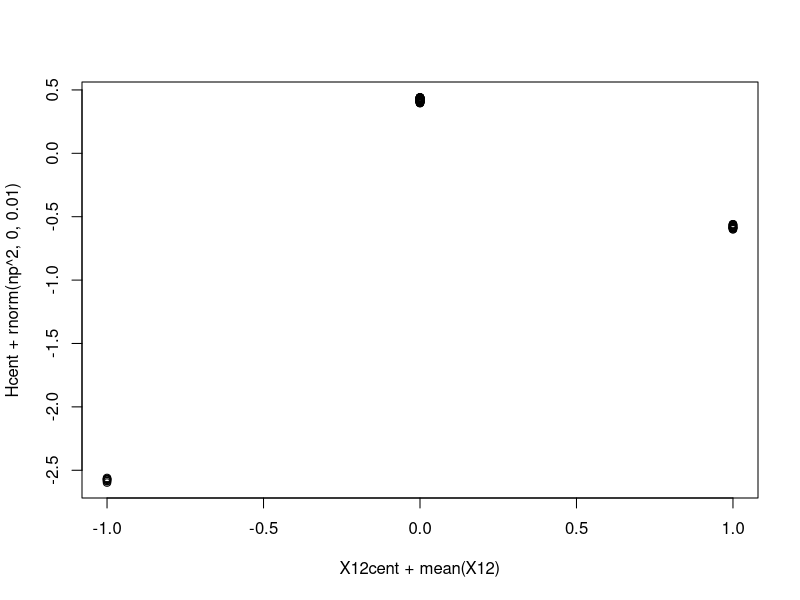
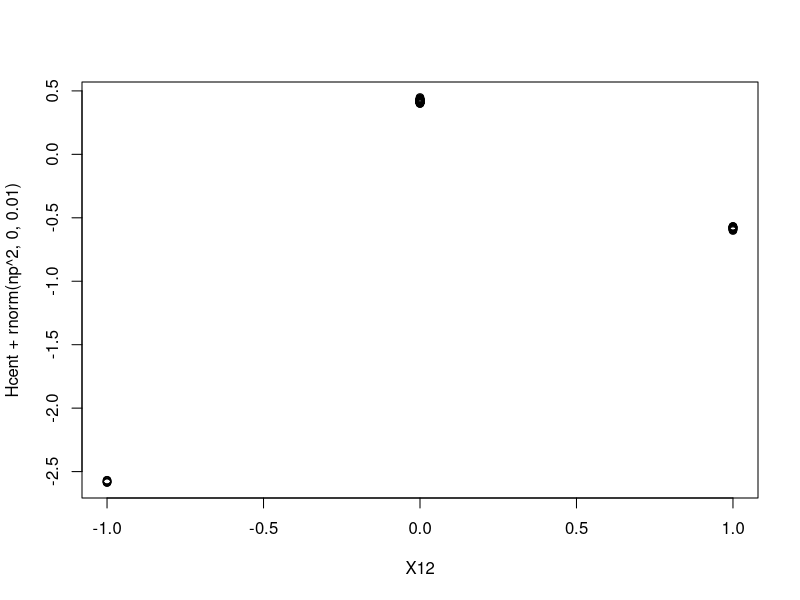
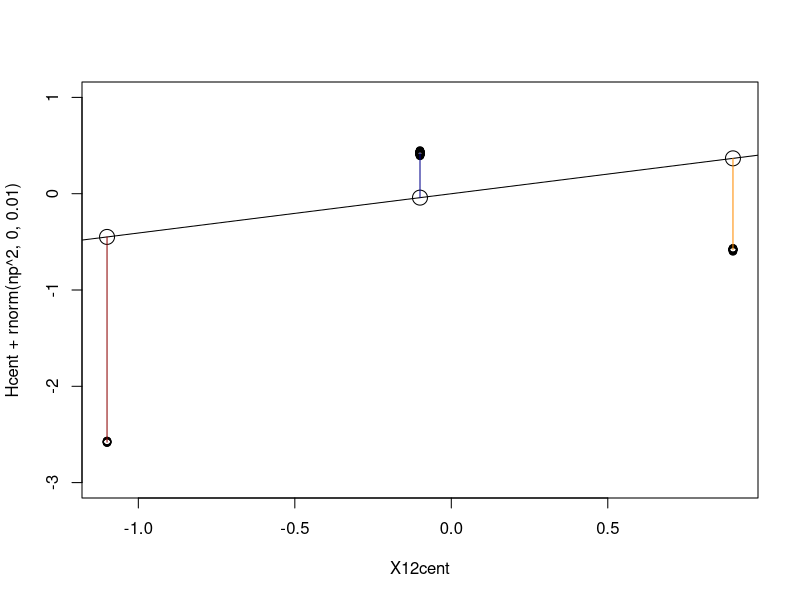
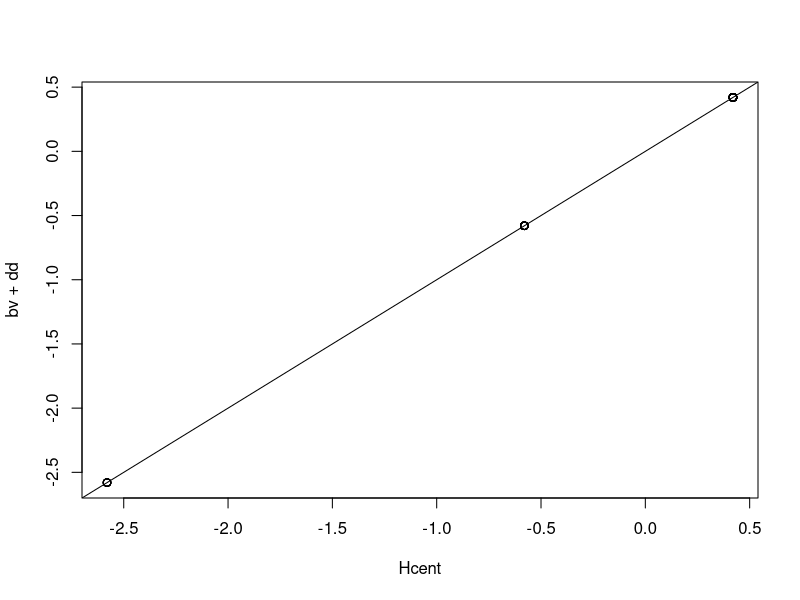
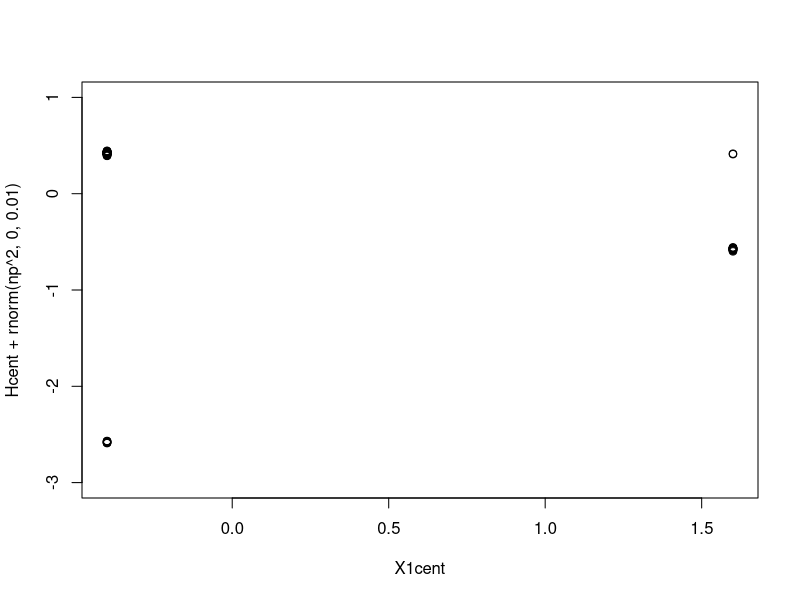
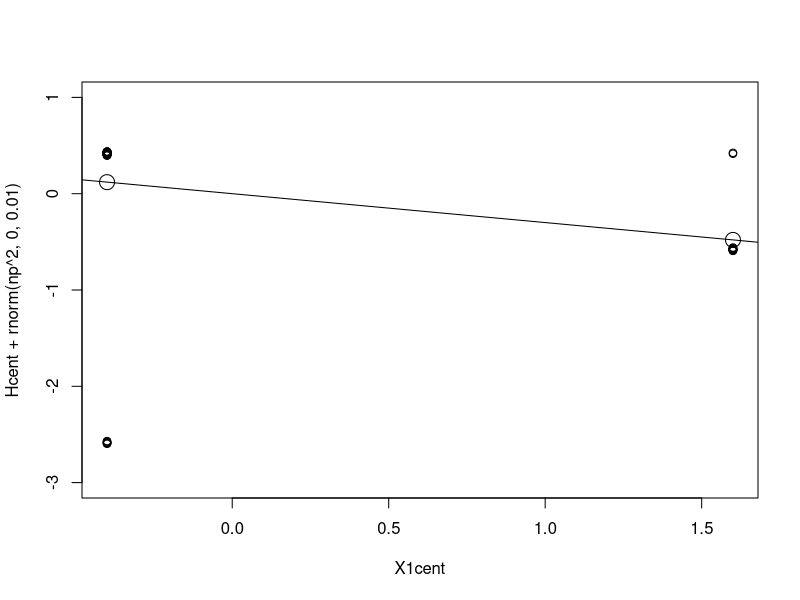
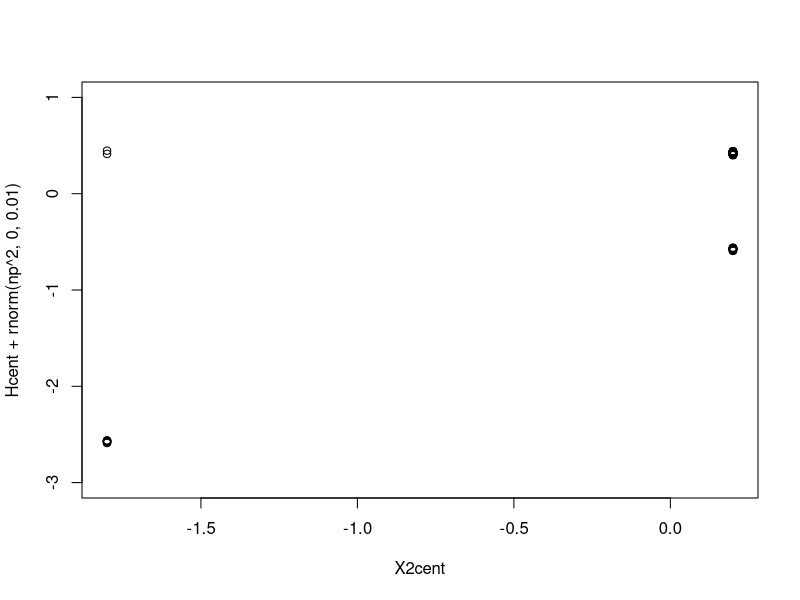
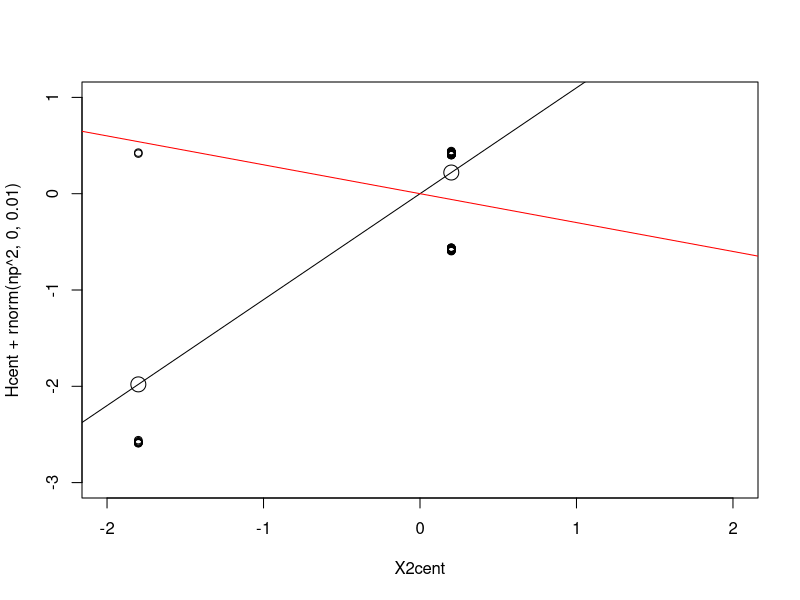

Write R code to recreate these figures, in order.



# Below we will consider two examples,
# The first will have -1 genotype favoured in pool 1 and +1 favoured in pool 2 reflected in the GCA.
# The second will have +1 genotype favoured in both pools in terms of GCA, but the -1 genotype in pool 1
# is actually desired for long term improvement.

# Both examples will have the below in common, but different allele frequencies
a <- 1
d <- 2
np <- 10

######################################
# Example 1
(p1 <- 0.1)
q1 <- 1-p1
p2 <- 0.9
(q2 <- 1-p2)

set.seed(2)
table(X1 <- cbind(sample(c(-1,1), np, prob = c(q1, p1), replace = T)))
table(X2 <- cbind(sample(c(-1,1), np, prob = c(q2, p2), replace = T)))

(X1[rep(1:np, each = np),])
(X2[rep(1:np, times = np),])
X12 <- matrix((X1[rep(1:np, each = np),] + X2[rep(1:np, times = np),])/2, ncol = np)
X12
X1[1]
X2[1]
(W12 <- -1*abs(X12) + 1)

(H <- a*X12 + d*W12)
colnames(H) <- rownames(H) <- 1:np

# centring
Hcent <- H - mean(H)
mean(Hcent)
X12cent <- X12 - mean(X12)
mean(X12cent)
table(H)
table(Hcent)
# plot
plot(X12cent + mean(X12), Hcent + rnorm(np^2, 0, 0.01))
plot(X12, Hcent + rnorm(np^2, 0, 0.01))
# Now we consider the breeding values and dominance deviations in the hybrids (ignoring GCA/SCA for now)
(alpha <- cov(c(X12cent),c(Hcent))/var(c(X12cent)))
# 0.408

# overall allele frequencies in the hybrids
(p <- mean(X12+1)/2) # 0.55
(q <- 1-p) # 0.45
a + (q-p)*d #alpha not considering F, does not match 
# 0.8
(F <- 1 - mean(X12==0) / (2*p*q)) # accounting for non-random mating (i.e., structured mating between pools and not within) Falconer eq. 3.15
# -0.4949495
a + (q-p)*d*(1-F)/(1+F) # check via theory alpha considering F
a + d*cov(c(X12),c(W12))/var(c(X12)) # another way which respects the across-pool mating
# i.e., the fundamental issue causing a distinction with just using a + (q-p)*d is assortative or structured mating between pools, rather than inbreeding itself.
# 0.408
(mu <- mean(Hcent) - alpha*mean(c(X12cent)))
# 0
# insert allele substitution effect, alpha via regression line
plot(X12cent, Hcent + rnorm(np^2, 0, 0.01), ylim = c(-3,1)); abline(a=mu, b=alpha)
# plot(X12cent + mean(X12), Hcent + rnorm(np^2, 0, 0.01)); abline(a=mu-mean(X12), b=alpha)
(bv <- X12cent*alpha)
points(unique(c(X12cent)), unique(c(bv)), pch = 1, cex = 2) # insert breeding values of the three types of hybrids
(dd <- Hcent - X12cent*alpha) # insert dominance deviations
lines(unique(c(X12cent))[c(1,1)], c(unique(c(bv))[1], unique(c(bv))[1] + unique(c(dd))[1]), col = "darkblue")
lines(unique(c(X12cent))[c(2,2)], c(unique(c(bv))[2], unique(c(bv))[2] + unique(c(dd))[2]), col = "darkred")
lines(unique(c(X12cent))[c(3,3)], c(unique(c(bv))[3], unique(c(bv))[3] + unique(c(dd))[3]), col = "darkorange")
plot(Hcent, bv + dd); abline(a=0,b=1) # check

# GCA's and sca's
# pop 1
q1 # 0.9 # so we want to move towards the -1 genotype in pool 1, and we are starting very close to that
(X1cent <- X1[rep(1:np, each = np),] - mean(X1))
plot(X1cent, Hcent + rnorm(np^2, 0, 0.01), ylim = c(-3,1))
# plot(X1cent + mean(X1), Hcent + rnorm(np^2, 0, 0.01), ylim = c(-3,1))
(alpha1 <- cov(c(X1cent),c(Hcent))/var(c(X1cent)))
# -0.3
(p1_obs <- mean(X1 == 1)) # observed allele frequencies
(q1_obs <- mean(X1 == -1))
(p2_obs <- mean(X2 == 1))
(q2_obs <- mean(X2 == -1))
(a + (q2_obs-p2_obs)*d)/2 # check with theory
# -0.3
(F1 <- 1 - mean(W12)/(p1_obs*q2_obs + q1_obs*p2_obs)) # 1 - observed/expected hets = 0 in this case since we make all crosses
(a + (q2_obs-p2_obs)*d*(1-F1)/(1+F1))/2
a/2 + d*cov(c(X1cent), c(W12))/var(c(X1cent)) # another way to account for non-random mating (when it exists)
# -0.3
(mu1 <- mean(Hcent) - alpha1*mean(c(X1cent)))
#-1.822986e-16
plot(X1cent, Hcent + rnorm(np^2, 0, 0.01), ylim = c(-3,1)); abline(a=mu1, b=alpha1)
# gcas of pop1
(X1cent2 <- X1  - mean(X1))
(gca1 <- X1cent2*alpha1)
cbind(colMeans(Hcent), gca1)# check with hybrid table
points(unique(c(X1cent)), unique(c(round(X1cent*alpha1,3))), pch = 1, cex = 2)
# so here we can see that the -1 genotype in pool 1 is favoured, as we would expect.

# pop 2
p2 # 0.9 # so we want to move towards the +1 genotype in pool 2, and we are starting very close to that
(X2cent <- X2[rep(1:np, times = np),] - mean(X2))
plot(X2cent, Hcent + rnorm(np^2, 0, 0.01), ylim = c(-3,1))
(alpha2 <- cov(c(X2cent),c(Hcent))/var(c(X2cent)))
# 1.1
(a + (q1_obs-p1_obs)*d)/2 # check with theory
# 1.1
(F2 <- F1) # same as before
(a + (q1_obs-p1_obs)*d*(1-F2)/(1+F2))/2
a/2 + d*cov(c(X2cent), c(W12))/var(c(X2cent)) # another way to account for non-random mating (when it exists)
# 1.1
(mu2 <- mean(Hcent) - alpha2*mean(c(X2cent)))
plot(X2cent, Hcent + rnorm(np^2, 0, 0.01), ylim = c(-3,1), xlim=c(-2,2)); abline(a=mu2, b=alpha2);abline(a=mu1,b=alpha1, col="red")
# gcas of pop1
(X2cent2 <- X2  - mean(X2))
(gca2 <- X2cent2*alpha2)
cbind(rowMeans(Hcent), gca2)# check with hybrid table
points(unique(c(X2cent)), unique(c(round(X2cent*alpha2,3))), pch = 1, cex = 2)
# points(unique(c(X1cent)), unique(c(round(X1cent*alpha1,3))), pch = 1, cex = 2, col="red")
# so here we can see that the +1 genotype in pool 2 is favoured, as we would expect.

# SCA
# deviation from GCA and SCA
sca <- Hcent - (gca1[rep(1:np, each = np)] + gca2[rep(1:np, times = np)])
plot(Hcent, gca1[rep(1:np, each = np)] + gca2[rep(1:np, times = np)] + sca); abline(a=0,b=1) # check
# nice.

# lets plot this...
plot(X12cent, Hcent + rnorm(np^2, 0, 0.01), ylim = c(-3,1))
# Firstly, we need to conert our alphas to the scale of the hybrid genotypes
unique(c(X12)) # need to swap 1 and 2
# GCA1
points(unique(c(X12cent))[c(2,1,3)], (c(-1,-1,1) - mean(X1))*alpha1, pch = 1, cex = 1, col = "darkorange") # GCA1
lines(unique(c(X12cent))[c(2,1,3)], (c(-1,-1,1) - mean(X1))*alpha1, pch = 1, col = "darkorange") # GCA1
lines(unique(c(X12cent))[c(2,1,3)], (c(-1,0,1) - mean(X1))*alpha1, lty = 3, lwd = 0.5, col = "darkorange") # GCA1
# GCA2
points(unique(c(X12cent))[c(2,1,3)], (c(-1,1,1) - mean(X2))*alpha2, pch = 1, cex = 1, col = "darkred") # GCA2
lines(unique(c(X12cent))[c(2,1,3)], (c(-1,1,1) - mean(X2))*alpha2, pch = 1, col = "darkred") # GCA2
lines(unique(c(X12cent))[c(2,1,3)], (c(-1,0,1) - mean(X2))*alpha2, lty = 3, lwd = 0.5, col = "darkred") # GCA2
# combined
(gca <- (c(-1,-1,1) - mean(X1))*alpha1 + (c(-1,1,1) - mean(X2))*alpha2)
points(unique(c(X12cent))[c(2,1,3)], gca, pch = 1, cex = 1, col = "darkblue") # combined GCA line (GCA1 + GCA2)
lines(unique(c(X12cent))[c(2,1,3)], gca, pch = 1, col = "darkblue") # combined GCA line (GCA1 + GCA2)
# sca deviations (from combined GCA line)
lines(unique(c(X12cent))[c(2,2)], c(gca[1], gca[1] + unique(c(sca))[2]))
lines(unique(c(X12cent))[c(3,3)], c(gca[3], gca[3] + unique(c(sca))[3]))
lines(unique(c(X12cent))[c(1,1)], c(gca[2], gca[2] + unique(c(sca))[1]))
# The reason we dont have straight lines here is because at the heterozygote, the gca of the parents from
# pools 1 and 2 are equal to their values at -1 and 1, respectively (because those give the hybrid at 0).

# Note that the other way to get the hybrid is if the parents are +1 and -1 (reciprocals of above)
# in this case the plot is given by:
plot(X12cent, Hcent + rnorm(np^2, 0, 0.01), ylim = c(-3,1))
# GCA1
points(unique(c(X12cent))[c(2,1,3)], (c(-1,1,1) - mean(X1))*alpha1, pch = 1, cex = 1, col = "darkorange") # GCA1
lines(unique(c(X12cent))[c(2,1,3)], (c(-1,1,1) - mean(X1))*alpha1, pch = 1, col = "darkorange") # GCA1
lines(unique(c(X12cent))[c(2,1,3)], (c(-1,0,1) - mean(X1))*alpha1, lty = 3, lwd = 0.5, col = "darkorange") # GCA1
# GCA2
points(unique(c(X12cent))[c(2,1,3)], (c(-1,-1,1) - mean(X2))*alpha2, pch = 1, cex = 1, col = "darkred") # GCA2
lines(unique(c(X12cent))[c(2,1,3)], (c(-1,-1,1) - mean(X2))*alpha2, pch = 1, col = "darkred") # GCA2
 lines(unique(c(X12cent))[c(2,1,3)], (c(-1,0,1) - mean(X2))*alpha2, lty = 3, lwd = 0.5, col = "darkred") # GCA2
# combined
(gca <- (c(-1,1,1) - mean(X1))*alpha1 + (c(-1,-1,1) - mean(X2))*alpha2)
points(unique(c(X12cent))[c(2,1,3)], gca, pch = 1, cex = 1, col = "darkblue") # combined GCA line (GCA1 + GCA2)
lines(unique(c(X12cent))[c(2,1,3)], gca, pch = 1, col = "darkblue") # combined GCA line (GCA1 + GCA2)
lines(unique(c(X12cent))[c(2,2)], c(gca[1], gca[1] + unique(c(sca))[2])) # exactly the same as above
lines(unique(c(X12cent))[c(3,3)], c(gca[3], gca[3] + unique(c(sca))[3])) # exactly the same as above
lines(unique(c(X12cent))[c(1,1)], c(gca[2], gca[2] + unique(c(sca))[4])) # new line for the reciprocal hybrid

# also, we can see the above favours moving pool 1 to -1 genotype and pool 2 to +1 genotype
# below, we will see what happens when GCAs do not favour this, although the locus still has d = 2 > a = 1 like here


######################################
# Example 2
a # same as above
d # same as above
(p1 <- 0.3) # I changed here now
q1 <- 1-p1
p2 <- 0.7 # I changed here now
(q2 <- 1-p2)

# The code below is exactly the same as above, now using different allele frequencies
set.seed(2)
table(X1 <- cbind(sample(c(-1,1), np, prob = c(q1, p1), replace = T)))
table(X2 <- cbind(sample(c(-1,1), np, prob = c(q2, p2), replace = T)))

(X1[rep(1:np, each = np),])
(X2[rep(1:np, times = np),])
X12 <- matrix((X1[rep(1:np, each = np),] + X2[rep(1:np, times = np),])/2, ncol = np)
X12
X1[1]
X2[1]
(W12 <- -1*abs(X12) + 1)

(H <- a*X12 + d*W12)
colnames(H) <- rownames(H) <- 1:np

# centring
Hcent <- H - mean(H)
mean(Hcent)
X12cent <- X12 - mean(X12)
mean(X12cent)
# plot
plot(X12cent + mean(X12), Hcent + rnorm(np^2, 0, 0.01))
# Now we consider the breeding values and dominance deviations in the hybrids (ignoring GCA/SCA for now)
(alpha <- cov(c(X12cent),c(Hcent))/var(c(X12cent)))
# 0.76 (0.408 before)
# overall allele frequencies in the hybrids
(p <- mean(X12+1)/2) # 0.55 (same as before)
(q <- 1-p) # 0.45
(F <- 1 - mean(X12==0) / (2*p*q)) # accounting for non-random mating (i.e., structured mating between pools and not within)
# -0.09090909 (-0.4949495 before)
a + (q-p)*d*(1-F)/(1+F) # check via theory
a + d*cov(c(X12),c(W12))/var(c(X12)) # another way which respects the across-pool mating
# i.e., the fundamental issue causing a distinction with just using a + (q-p)*d is assortative or structured mating between pools, rather than inbreeding itself.
# 0.76 (0.408 before)
(mu <- mean(Hcent) - alpha*mean(c(X12cent)))
# 0
# insert allele substitution effect, alpha via regression line
plot(X12cent, Hcent + rnorm(np^2, 0, 0.01), ylim = c(-3,1)); abline(a=mu, b=alpha)
# plot(X12cent + mean(X12), Hcent + rnorm(np^2, 0, 0.01)); abline(a=mu-mean(X12), b=alpha)
(bv <- X12cent*alpha)
points(unique(c(X12cent)), unique(c(bv)), pch = 1, cex = 2) # insert breeding values of the three types of hybrids
(dd <- Hcent - X12cent*alpha) # insert dominance deviations
lines(unique(c(X12cent))[c(1,1)], c(unique(c(bv))[1], unique(c(bv))[1] + unique(c(dd))[1]), col = "darkblue")
lines(unique(c(X12cent))[c(2,2)], c(unique(c(bv))[2], unique(c(bv))[2] + unique(c(dd))[2]), col = "darkred")
lines(unique(c(X12cent))[c(3,3)], c(unique(c(bv))[3], unique(c(bv))[3] + unique(c(dd))[3]), col = "darkorange")
plot(Hcent, bv + dd); abline(a=0,b=1) # check

# GCA's and sca's
# pop 1
q1 # 0.7 # so we still want to move towards the -1 genotype in pool 1, but we are now starting further away.
(X1cent <- X1[rep(1:np, each = np),] - mean(X1))
plot(X1cent, Hcent + rnorm(np^2, 0, 0.01), ylim = c(-3,1))
(alpha1 <- cov(c(X1cent),c(Hcent))/var(c(X1cent)))
# 0.1 (-0.3 before)
(p1_obs <- mean(X1 == 1)) # observed allele frequencies
(q1_obs <- mean(X1 == -1))
(p2_obs <- mean(X2 == 1))
(q2_obs <- mean(X2 == -1))
(a + (q2_obs-p2_obs)*d)/2 # check with theory
# 0.1 (-0.3 before)
(F1 <- 1 - mean(W12)/(p1_obs*q2_obs + q1_obs*p2_obs)) # 1 - observed/expected hets = 0 in this case since we make all crosses
(a + (q2_obs-p2_obs)*d*(1-F1)/(1+F1))/2 #0.1
a/2 + d*cov(c(X1cent), c(W12))/var(c(X1cent)) # 0.1 another way to account for non-random mating (when it exists)
# 0.1 (-0.3 before)
(mu1 <- mean(Hcent) - alpha1*mean(c(X1cent)))
plot(X1cent, Hcent + rnorm(np^2, 0, 0.01), ylim = c(-3,1)); abline(a=mu1, b=alpha1)
# gcas of pop1
(X1cent2 <- X1  - mean(X1))
(gca1 <- X1cent2*alpha1)
cbind(colMeans(Hcent), gca1)# check with hybrid table
points(unique(c(X1cent)), unique(c(round(X1cent*alpha1,3))), pch = 1, cex = 2)
# so here we can see that the -1 genotype in pool 1 is no longer favoured via the gca effects
# Despite long-term we do want that -1 genotype in pool 1, the key issue here as that the
# gca effects reflect the average combining ability of the parents, so with a change in allele frequency
# in pool 2 (from 0.9 for +1 to 0.7), the average looks worse for the -1 genotype, and hence the gca effects
# want to push the pool towards +1, favouring a local maximum at a = 1, ignoring the long-term potential to
# get towards d (via favouring the -1 genotype).

# pop 2
q2 # 0.3 # so we still want to move towards the 1 genotype in pool 3, but we are now starting further away.
(X2cent <- X2[rep(1:np, times = np),] - mean(X2))
plot(X2cent, Hcent + rnorm(np^2, 0, 0.01), ylim = c(-3,1))
(alpha2 <- cov(c(X2cent),c(Hcent))/var(c(X2cent)))
# 0.7 (1.1 before)
(a + (q1_obs-p1_obs)*d)/2 # check with theory
# 0.1 (-0.3 before)
(F2 <- F1) # 1 - observed/expected hets = 0 in this case since we make all crosses
(a + (q1_obs-p1_obs)*d*(1-F2)/(1+F2))/2 #0.7
a/2 + d*cov(c(X2cent), c(W12))/var(c(X2cent)) # 0.7 another way to account for non-random mating (when it exists)
# 0.1 (-0.3 before)
(mu2 <- mean(Hcent) - alpha2*mean(c(X2cent)))
plot(X2cent, Hcent + rnorm(np^2, 0, 0.01), ylim = c(-3,1)); abline(a=mu2, b=alpha2)

# gcas of pop2
(X2cent2 <- X2  - mean(X2))
(gca2 <- X2cent2*alpha2)
cbind(rowMeans(Hcent), gca2)# check with hybrid table
points(unique(c(X2cent)), unique(c(round(X2cent*alpha2,3))), pch = 1, cex = 2)

# lets take the same a and d values, but change the frequency of the pool 2 alleles, and check the alpha1
# and the gca for parents in pool1
p22 <- seq(0,1,0.01)
q22 <- 1 - p22
(alpha11 <- a + (q22-p22)*d)
plot(p22, alpha11, ylim = c(-3,3)); abline(a=0,b=0)
lines(p22, -1*alpha11, col = "red") # -1 genotype's gca in pool 1
lines(p22, 1*alpha11, col = "blue") # +1 genotype's gca in pool 1
# so what allele frequency do we need to get a positive gca for the -1 genotype?
# assume -1*alpha11 >= 0
# ie.. alpha11 <= 0
# a + (q22-p22)*d <= 0
# (q22-p22) <= -a/d
# so when a=1,d=2
# we want (q22-p22) <= -1/2
# given q = 1-p
# 1-2*p22 <= -1/2
gca1_x <- cbind(alpha11, p22)
gca1_x[which.min(abs(gca1_x[, "alpha11"])), "p22"]
lines(c(0.75,0.75), c(-3,3))
# p22 >= 0.75 (which we had before when p22 = 0.9, but not now as p22 = 0.7)

# pop 2
p2 # 0.7 # so we still want to move towards the +1 genotype in pool 2, but we are now starting further away.
(X2cent <- X2[rep(1:np, times = np),] - mean(X2))
plot(X2cent, Hcent + rnorm(np^2, 0, 0.01), ylim = c(-3,1))
(alpha2 <- cov(c(X2cent),c(Hcent))/var(c(X2cent)))
# 0.7 (1.1 before)
(a + (q1_obs-p1_obs)*d)/2 # check with theory
# 0.7 (1.1 before)
(F2 <- F1) # same as before
(a + (q1_obs-p1_obs)*d*(1-F2)/(1+F2))/2
a/2 + d*cov(c(X2cent), c(W12))/var(c(X2cent)) # another way to account for non-random mating (when it exists)
# 0.7 (1.1 before)
(mu2 <- mean(Hcent) - alpha2*mean(c(X2cent)))
plot(X2cent, Hcent + rnorm(np^2, 0, 0.01), ylim = c(-3,1)); abline(a=mu2, b=alpha2)
# gcas of pop1
(X2cent2 <- X2  - mean(X2))
(gca2 <- X2cent2*alpha2)
cbind(rowMeans(Hcent), gca2)# check with hybrid table
points(unique(c(X2cent)), unique(c(round(X2cent*alpha2,3))), pch = 1, cex = 2)
# so here we can see that the +1 genotype in pool 2 is still favoured

# SCA
# deviation from GCA and SCA
sca <- Hcent - (gca1[rep(1:np, each = np)] + gca2[rep(1:np, times = np)])
plot(Hcent, gca1[rep(1:np, each = np)] + gca2[rep(1:np, times = np)] + sca); abline(a=0,b=1) # check
# nice.

# lets plot this...
plot(X12cent, Hcent + rnorm(np^2, 0, 0.01), ylim = c(-3,1))
# Firstly, we need to conert our alphas to the scale of the hybrid genotypes
unique(c(X12)) # need to swap 1 and 2
# GCA1
points(unique(c(X12cent))[c(2,1,3)], (c(-1,-1,1) - mean(X1))*alpha1, pch = 1, cex = 1, col = "darkorange") # GCA1
lines(unique(c(X12cent))[c(2,1,3)], (c(-1,-1,1) - mean(X1))*alpha1, pch = 1, col = "darkorange") # GCA1
# lines(unique(c(X12cent))[c(2,1,3)], (c(-1,0,1) - mean(X1))*alpha1, lty = 3, lwd = 0.5, col = "darkorange") # GCA1
# GCA2
points(unique(c(X12cent))[c(2,1,3)], (c(-1,1,1) - mean(X2))*alpha2, pch = 1, cex = 1, col = "darkred") # GCA2
lines(unique(c(X12cent))[c(2,1,3)], (c(-1,1,1) - mean(X2))*alpha2, pch = 1, col = "darkred") # GCA2
# lines(unique(c(X12cent))[c(2,1,3)], (c(-1,0,1) - mean(X2))*alpha2, lty = 3, lwd = 0.5, col = "darkred") # GCA2
# combined
(gca <- (c(-1,-1,1) - mean(X1))*alpha1 + (c(-1,1,1) - mean(X2))*alpha2)
points(unique(c(X12cent))[c(2,1,3)], gca, pch = 1, cex = 1, col = "darkblue") # combined GCA line (GCA1 + GCA2)
lines(unique(c(X12cent))[c(2,1,3)], gca, pch = 1, col = "darkblue") # combined GCA line (GCA1 + GCA2)
# sca deviations (from combined GCA line)
lines(unique(c(X12cent))[c(2,2)], c(gca[1], gca[1] + unique(c(sca))[2]))
lines(unique(c(X12cent))[c(1,1)], c(gca[2], gca[2] + unique(c(sca))[1]))
lines(unique(c(X12cent))[c(3,3)], c(gca[3], gca[3] + unique(c(sca))[3]))
# The reason we dont have straight lines here is because at the heterozygote, the gca of the parents from
# pools 1 and 2 are equal to their values at -1 and 1, respectively (because those give the hybrid at 0).

# i've left out the reciprocal hybrids for brevity.

# so this all shows that the short-term target via GCA at this locus will actually be a, not d (which is >a).
# provided that p22 < 0.75, given a=1, d=2.

# so what can we do? well we can calculate the expected gain in the hybrids after one round of parent selection

# firstly, assume low selection intensity over two cycles,
# lets say ~80% each time (this will show we will get a gain in hybrids due to less hybrids at -1 genotype but then as pool 2 becomes fixed,
# the selection focus via gca will shift back to the -1 genotype)
# round 1 ------------------------
cbind(X1, gca1)
cbind(X2, gca2) # gca favours +1 genotype in both pools
(X11 <- cbind(X1[rank(gca1, ties.method = "first") > 2, ]))
(X22 <- cbind(X2[rank(gca2, ties.method = "first") > 2, ]))
# create hybrids
(X122 <- matrix((X11[rep(1:8, each = 8)] + X22[rep(1:8, times = 8)])/2, ncol = 8))
(W122 <- -1*abs(X122) + 1)
(H12 <- a*X122 + d*W122)
mean(H12)
# 1.375
# new observed frequencies
(p1_obs2 <- mean(X11 == 1)) # 0.5 (0.3 before)
(q1_obs2 <- mean(X11 == -1)) # so we've actually reduced from 0.7 to 0.5
(p2_obs2 <- mean(X22 == 1)) # now 0.875, so we've gotten past that 0.75 mark.
(q2_obs2 <- mean(X22 == -1))
(gca11 <- colMeans(H12 - mean(H12)))
cbind(X11, gca11) # so now gca has switched to favouring the -1 genotype in pool 1
(gca22 <- rowMeans(H12 - mean(H12)))
cbind(X22, gca22) # same as above, still favouring +1 genotype in pool 2
# round 2 ------------------------
(X111 <- cbind(X11[rank(gca11, ties.method = "first") > 2, ]))
(X222 <- cbind(X22[rank(gca22, ties.method = "first") > 2, ]))
# create hybrids
(X1222 <- matrix((X111[rep(1:6, each = 6)] + X222[rep(1:6, times = 6)])/2, ncol = 6))
(W1222 <- -1*abs(X1222) + 1)
(H122 <- a*X1222 + d*W1222)
mean(H122)
# 1.375 for H12 and 1.666667 for H122...
# new observed frequencies
mean(X111 == 1) # 0.3333333 back towards the favourable direction
mean(X111 == -1)
mean(X222 == 1) # now 1, fixed
mean(X222 == -1)
(gca111 <- colMeans(H122 - mean(H122)))
cbind(X111, gca111) # still favouring -1 genotype, as expected
(gca222 <- rowMeans(H122 - mean(H122))) # all zero, fixed

# you could go and do a third round, to see the hybrid mean increasing again towards 2.

# round 3 ------------------------
(X1111 <- cbind(X111[rank(gca111, ties.method = "first") > 2, ]))
(X2222 <- cbind(X222[rank(gca222, ties.method = "first") > 2, ]))
# create hybrids
(X12222 <- matrix((X1111[rep(1:4, each = 4)] + X2222[rep(1:4, times = 4)])/2, ncol = 4))
(W12222 <- -1*abs(X12222) + 1)
(H1222 <- a*X12222 + d*W12222)
mean(H1222)
# 2 mean...
# new observed frequencies
mean(X1111 == 1) # 0.3333333 back towards the favourable direction
mean(X1111 == -1)
mean(X2222 == 1) # now 1, fixed
mean(X2222 == -1)
(gca1111 <- colMeans(H1222 - mean(H1222)))
cbind(X1111, gca1111) # still favouring -1 genotype, as expected
(gca2222 <- rowMeans(H1222 - mean(H1222))) # all zero, fixed
cbind(X2222, gca2222)

plot(1:4, c(mean(H), mean(H12),  mean(H122), mean(H1222))) # gain over cycles
lines(1:4, c(mean(H), mean(H12),  mean(H122), mean(H1222)))

# now reverse the gca value by *-1 in the first cycle for pool 1
# round 1 ------------------------
cbind(X1, -gca1) # force gca to favour -1 genotype in pool 1
cbind(X2, gca2) # gca favours +1 genotype in pool 2
(X11 <- cbind(X1[rank(-gca1, ties.method = "first") > 2, ]))
(X22 <- cbind(X2[rank(gca2, ties.method = "first") > 2, ]))
# create hybrids
(X122 <- matrix((X11[rep(1:8, each = 8)] + X22[rep(1:8, times = 8)])/2, ncol = 8))
(W122 <- -1*abs(X122) + 1)
(H12 <- a*X122 + d*W122)
mean(H12)
# 1.5 # higher than before
# new observed frequencies
mean(X11 == 1) # 0.25 (0.3 before)
mean(X11 == -1) # so we've now increased from 0.7 to 0.75, which is desirable
mean(X22 == 1) # now 0.875, so we've gotten past that 0.75 mark (just like in the above)
mean(X22 == -1)
(gca11 <- colMeans(H12 - mean(H12)))
cbind(X11, gca11) # same as above, still favoruing -1 genotype in pool 1
(gca22 <- rowMeans(H12 - mean(H12)))
cbind(X22, gca22) # same as above, still favoruing +1 genotype in pool 2
# round 2 ------------------------
(X111 <- cbind(X11[rank(gca11, ties.method = "first") > 2, ]))
(X222 <- cbind(X22[rank(gca22, ties.method = "first") > 2, ]))
# create hybrids
(X1222 <- matrix((X111[rep(1:6, each = 6)] + X222[rep(1:6, times = 6)])/2, ncol = 6))
(W1222 <- -1*abs(X1222) + 1)
(H122 <- a*X1222 + d*W1222)
mean(H122)
# 2 yes, we have created favourable hybrids quickly
# new observed frequencies
mean(X111 == 1)
mean(X111 == -1) # now 1, fixed
mean(X222 == 1) # still 1, fixed
mean(X222 == -1)
(gca111 <- colMeans(H122 - mean(H122)))
cbind(X111, gca111) # all zero, fixed
(gca222 <- rowMeans(H122 - mean(H122))) # all zero, fixed
cbind(X222, gca222)
plot(1:3, c(mean(H), 1.375, 1.375), ylim = c(1,2.5)) # gain over cycles
lines(1:3, c(mean(H), 1.375, 1.375))
points(1:3, c(mean(H), 1.5, 2), col = "green")
lines(1:3, c(mean(H), 1.5, 2), col = "green")

# we can also do the above via manipulation of selection index theory (for later).

# In other words, selecting on GCA alone might find local maxima (a), which does not exploit the overdominance.
# I.e. it attempts to boost short-term gain which sacrifices time getting long-term complementarity and genetic gain.
# In this example, it was actually much better for short and long term improvement by forcing -gca1.
